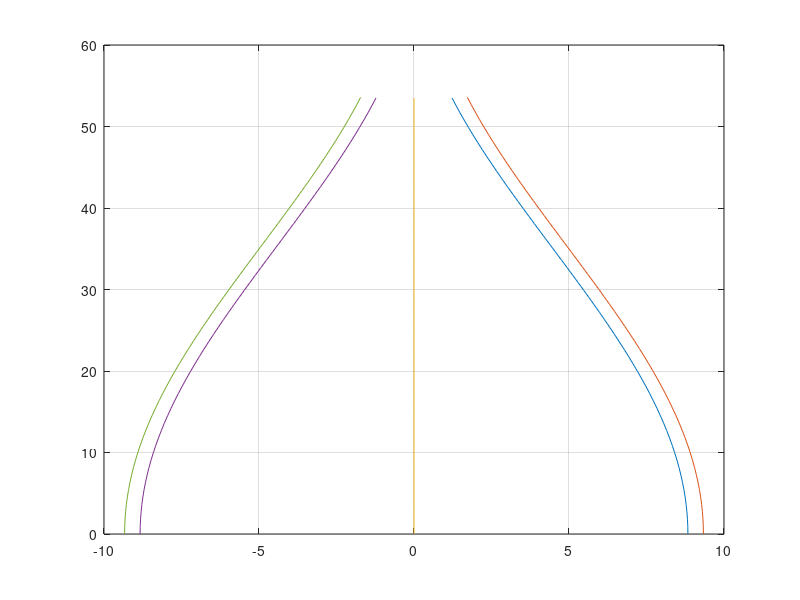
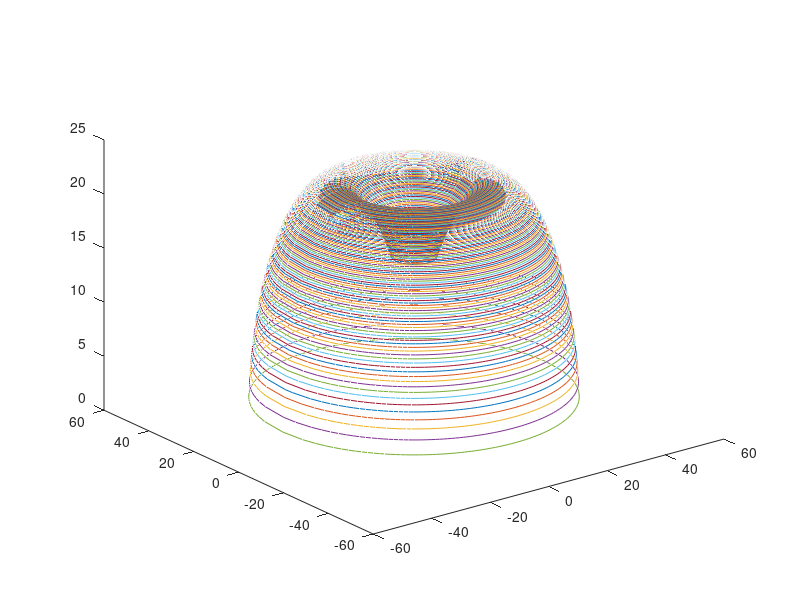

Write MATLAB code to recreate these figures, in order.
clear
close all

%% Parachute constants

Cd = 2.2;  %From Fruity Chute specs for comparable parachute and other research

%p = 1.225;  %Sea level
p = 1.00;   %For altitude of site ~4600 ft
p = .95;    %For altitude at main deployment ~6000 ft -> speed after main deployment

m = 40; % %lb
g = 9.8;    %m/s^2

%% Parachute size

v = 20;                 %Target velocity ft/s

v = v*12*2.54/100;      %m/s
m = m/2.2;              %kg
S = 2*m*g/(p*(v^2)*Cd); %Area of crossection at opening
R = sqrt(S/pi);         %Radius (m)
R = R*100/2.54          %inches

%% Size to velocity

R = 45;                     %Parachute radius in

R = R*2.54/100;             %m
S = pi*(R^2);               %Area of opening
v = sqrt(2*m*g/(p*S*Cd));   %Velocity m/s
v = v*100/(12*2.54)         %ft/s


%% Pattern inputs

%Total radius at base
A = 45; %18;
%Max height of parachute
b = 22.5; %9;
%Gap in center
C = 6.25; %2.5;
%Height diff between radii
h = sqrt(22.5^2 - 16.25^2);
%Points plotted
numpoints = 60;
%Num of sections
numS = 16;

%% Shroud lines

Ls = numS*(1.1*2*A/36 + .25) + numS*((sqrt(h^2 + C^2)/36 + .25)) + (numS/4)*(sqrt((1.1*2*A)^2 - A^2)/36  + .05) %yds total needed


%% Pattern
angmax = pi - asin(h/b)
a = (A - C)/(1 + abs(cos(angmax)));
c = A - 2*a;

angle = linspace(0,angmax,numpoints);
x = (1/numS)*pi*(a*(cos(angle) + 1) + c);

fun = @(t) sqrt((a*sin(t)).^2 + (b*cos(t)).^2);

for i = 1:numpoints
    ang = angle(i);
    y(i) = integral(fun,0,ang);
end

dx = gradient(x, angle);
dy = gradient(y, angle);

magnitude = sqrt(dx.^2 + dy.^2);

xnew = x + .5*(dy./magnitude);
ynew = y - .5*(dx./magnitude);

plot(x,y,xnew,ynew,zeros(size(y)),y,-x,y,-xnew,ynew)
grid on

angle(1)
x(1)
y(1)
%% Parachute image

for r = C:.2:A
    x = (-r):1:r;
    y = sqrt(r^2 - x.^2);
    X = [x,-x,x(1)];
    Y = [y,-y,y(1)];
    z = b*sqrt(1 - ((r - a - c)^2)/(a^2))*ones(size(X));
    
    figure(2)
    plot3(X,Y,z)
    hold on
end

